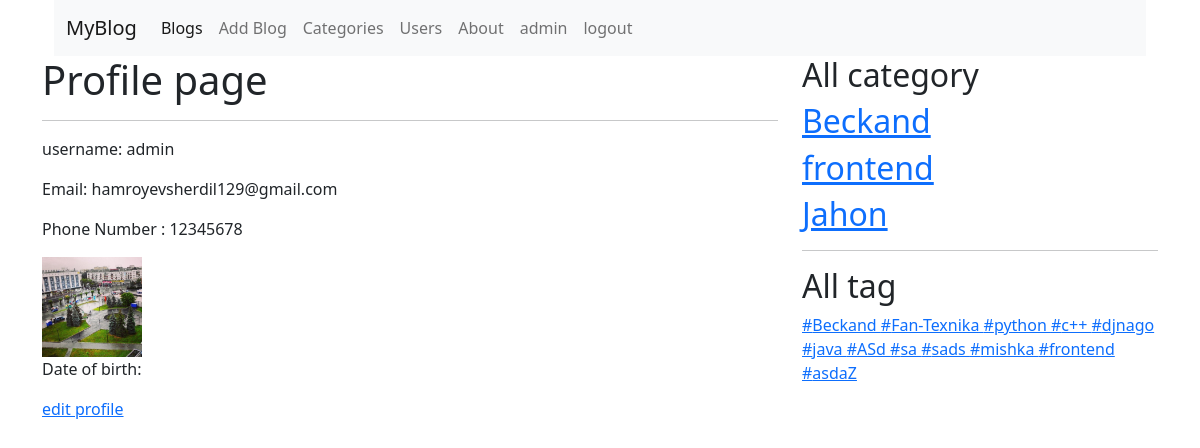
The app's page /account/profile/ (signed in) with its own data.
### account/models.py (models this page shows, shortened)
class Account(AbstractUser):
    username = models.CharField(max_length=13, unique=True,
                                help_text=(
                                    "siz 50 ta belgidan iborat username tanlashingiz mumkin"
                                ),
                                error_messages={
                                    "unique": "Bunaqa user avval ro`yxatdan o`tgan."
                                },
                                )
    phone_number = models.CharField(max_length=13, null=True, blank=True,
                                    error_messages = {
                 'required':"Faqat raqam kiriting!!!"
                 })
    data_of_birth = models.DateField(null=True, blank=True)
    image = models.ImageField(upload_to='account')
    address = models.CharField(max_length=150, null=True, blank=True)
    USERNAME_FILED = "username"

### blog/models/category.py (models this page shows, shortened)
class Category(models.Model):
    name = models.CharField(max_length=50)
    slug = models.SlugField(max_length=50, unique=True)
    image = models.ImageField(upload_to='category/')
    description = models.TextField()
    user = models.ManyToManyField(Account, related_name='category')

### blog/models/tag.py (models this page shows, shortened)
class Tag(models.Model):
    name = models.CharField(max_length=50)
    slug = models.SlugField(max_length=50, unique=True)

### account/views.py (the view)
# urls.py: path('profile/', Userprofile.as_view(), name='profile'),
class Userprofile(View, BaseView):
    def get(self, request):
        username = request.user.username
        profile = Account.objects.get(username=username)
        context = {
            'profile': profile,
            'categories': self.category(),
            'tags': self.tag()
        }
        return render(request, 'account/profile.html', context)

### blog/views.py (called while the page is built)
    def category(self):
        category_list = Category.objects.all()
        return category_list

    def tag(self):
        tag_list = Tag.objects.all()
        return tag_list

### templates/account/profile.html (shortened to what this page needs)
{% extends 'base.html' %}
{% block content %}
    <h1>Profile    page</h1>
    <hr>
    <p> username: {{profile.username}}</p>
    <p> Email: {{ profile.email }}</p>
    <p> Phone Number : {{ profile.phone_number }}</p>
    {% if profile.image %}
        <img style="width: 100px;" src="{{profile.image.url }}">
    {% endif %}
    <p> Date of birth: {{profile.date_of_birth }}</p>
    <a href="{% url 'user_update' profile.pk %}">edit profile</a>
{% endblock %}

### templates/base.html (shortened to what this page needs)
<!DOCTYPE html>
<html lang="en">
<head>
    <link href="https://cdn.jsdelivr.net/npm/bootstrap@5.1.3/dist/css/bootstrap.min.css"
     rel="stylesheet">
</head>
<body>
    <div class="container">
        {% include 'header.html' %}
        <div class="row">
            <div class="col-lg-8">
                {% block content %}
                {% endblock %}
            </div>
            <div class="col-lg-4">
                <h2>All category</h2>
                {% for c in categories %}
               <a href="{% url 'category_blogs' c.slug %}"> <h2>{{c.name }}</h2> </a>
                {% endfor %}
                <hr>
                <h2>All tag</h2>
                {% for t in tags %}
                <a href="{% url 'tag_blogs' t.slug %}">#{{t.name }} </a>
                {% endfor %}
            </div>
        </div>
    </div>
</body>
</html>

### templates/header.html (shortened to what this page needs)
<div class="container">
  <nav class="navbar navbar-expand-lg navbar-light bg-light">
      <div class="container-fluid">
        <a class="navbar-brand" href="#">MyBlog</a>
        <div class="collapse navbar-collapse" id="navbarNav">
          <ul class="navbar-nav">
            <li class="nav-item">
              <a class="nav-link active" aria-current="page" href="{% url 'blog_list' %}">Blogs</a>
            </li>
            <li class="nav-item">
              <a class="nav-link" href="{% url 'blog_create' %}">Add Blog</a>
            </li>
            <li class="nav-item">
              <a class="nav-link" href="{% url 'category_list' %}">Categories</a>
            </li>
            <li class="nav-item">
              <a class="nav-link" href="{% url 'user_list' %}">Users</a>
            </li>
            <li class="nav-item">
              <a class="nav-link" href="{% url 'about_list' %}">About</a>
            </li>
              {% if user.is_authenticated %}
            <li class="nav-item">
              <a href="{% url 'profile' %}" class="nav-link ">{{user.username }}</a>
            </li>
            <li class="nav-item">
              <a href="{% url 'logout' %}" class="nav-link" >logout</a>
            </li>
            {% endif %}
          </ul>
        </div>
      </div>
    </nav>
  </div>

### records on screen
Account: username "admin", email "hamroyevsherdil129@gmail.com", phone_number "12345678", image (picture)
Category: name "Beckand"
Category: name "frontend"
Category: name "Jahon"
Tag: name "Beckand"
Tag: name "Fan-Texnika"
Tag: name "python"
Tag: name "c++"
Tag: name "djnago"
Tag: name "java"
Tag: name "ASd"
Tag: name "sa"
Tag: name "sads"
Tag: name "mishka"
Tag: name "frontend"
Tag: name "asdaZ"
